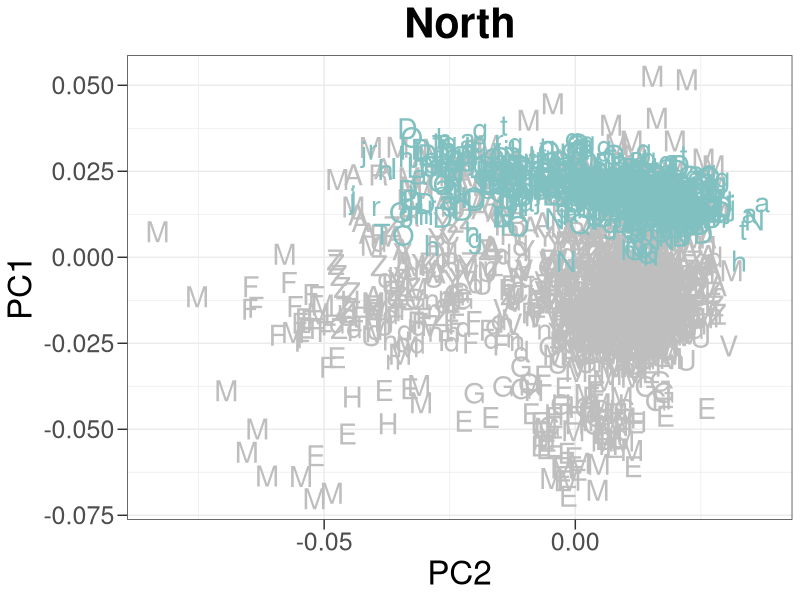

Recreate this plot in R.
library(ggplot2)
theme_set(theme_bw())
data<-read.table('./input/PCAnorth.PCA.evec.txt',sep=' ',header=F)
names(data)=c("sf","ID","PC1","PC2","PC3","PC4","PC5","PC6")
gg<-ggplot(data,aes(x=PC2,y=PC1))+
geom_point(
pch=c(rep('M',201),rep('H',19),rep('G',39),rep('E',37),rep('Y',78),rep('U',71),rep('V',129),rep('n',132),rep('F',113),rep('d',105),rep('C',35),rep('W',27),rep('Z',125),rep('R',38),rep('A',116),rep('D',137),rep('O',97),rep('t',90),rep('a',48),rep('N',42),rep('Q',26),rep('g',100),rep('h',64),rep('T',14),rep('I',36),rep('j',44),rep('L',17),rep('r',43)),
col=c(rep('grey',201),rep('grey',19),rep('grey',39),rep('grey',37),rep('grey',78),rep('grey',71),rep('grey',129),rep('grey',132),rep('grey',113),rep('grey',105),rep('grey',35),rep('grey',27),rep('grey',125),rep('grey',38),rep('grey',116),rep('#81C0C0',137),rep('#81C0C0',97),rep('#81C0C0',90),rep('#81C0C0',48),rep('#81C0C0',42),rep('#81C0C0',26),rep('#81C0C0',100),rep('#81C0C0',64),rep('#81C0C0',14),rep('#81C0C0',36),rep('#81C0C0',44),rep('#81C0C0',17),rep('#81C0C0',43)),
cex=4,stroke = 5)+
labs(x="PC2",y="PC1",title="North")+
theme(plot.title = element_text(hjust = 0.5,size=30,face="bold"),
      axis.ticks.length=unit(7,"pt"),
      axis.text.x=element_text(size=18),
      axis.title.x=element_text(size=24),
      axis.text.y=element_text(size=18),
      axis.title.y=element_text(size=24))

ggsave(file="PCAnorth.svg",plot=gg)
